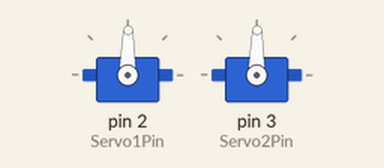
A sketch run on a simulated Arduino Uno, built with avr-gcc and run on an emulated ATmega328P. On the bench: 2 × servo. At 1.0 s the program stops and its outputs stay as they are.

Above: at 1.1 s.
Timing chart, 0 to 2.5 s (numbered marks = the images above):
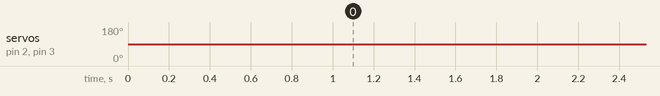

Measured:
- by itself, servo on pin 2 (Servo1Pin), servo on pin 3 (Servo2Pin): 90° → 89° at 1.0 s

The sketch:

UpdateServoPosition_2MotorsClass.ino
```cpp
//send motors to center position to attach bracket
//Prof is using dig pins 2 & 3
//will use this to eventually calibrate all motors for robot

#include<Servo.h>

Servo Servo1;
float Servo1Home = 90;
int Servo1Pin = 2;

Servo Servo2;
float Servo2Home = 90;
int Servo2Pin = 3;

float PhaseStep = 0.01; //step size for incrementing through phase (how smooth motor goes)
int motorDelay = 10; //time between motor steps


void setup() {
  // put your setup code here, to run once:
  Servo1.attach(Servo1Pin);
  Servo1.write(Servo1Home);

  Servo2.attach(Servo2Pin);
  Servo2.write(Servo2Home);

  delay(1000);
  }

void loop() {
  // put your main code here, to run repeatedly:
  UpdateServoPos(180,120);
  //UpdateServoPos(90,90);
  UpdateServoPos(0,60);
  UpdateServoPos(90,90);

}

void UpdateServoPos(float Ang1, float Ang2)
{
  float Servo1_StartAngle = Servo1.read(); //last read value for Servo1
  float Servo2_StartAngle = Servo2.read(); //last read value for Servo2

  for (float Phase = 0; Phase <= 1; Phase -= Phase + PhaseStep)
  {
    Servo1.write(Servo1_StartAngle + Phase*(Ang1 - Servo1_StartAngle));
    Servo2.write(Servo2_StartAngle + Phase*(Ang2 - Servo2_StartAngle));
    delay(motorDelay);
  }


}
```
